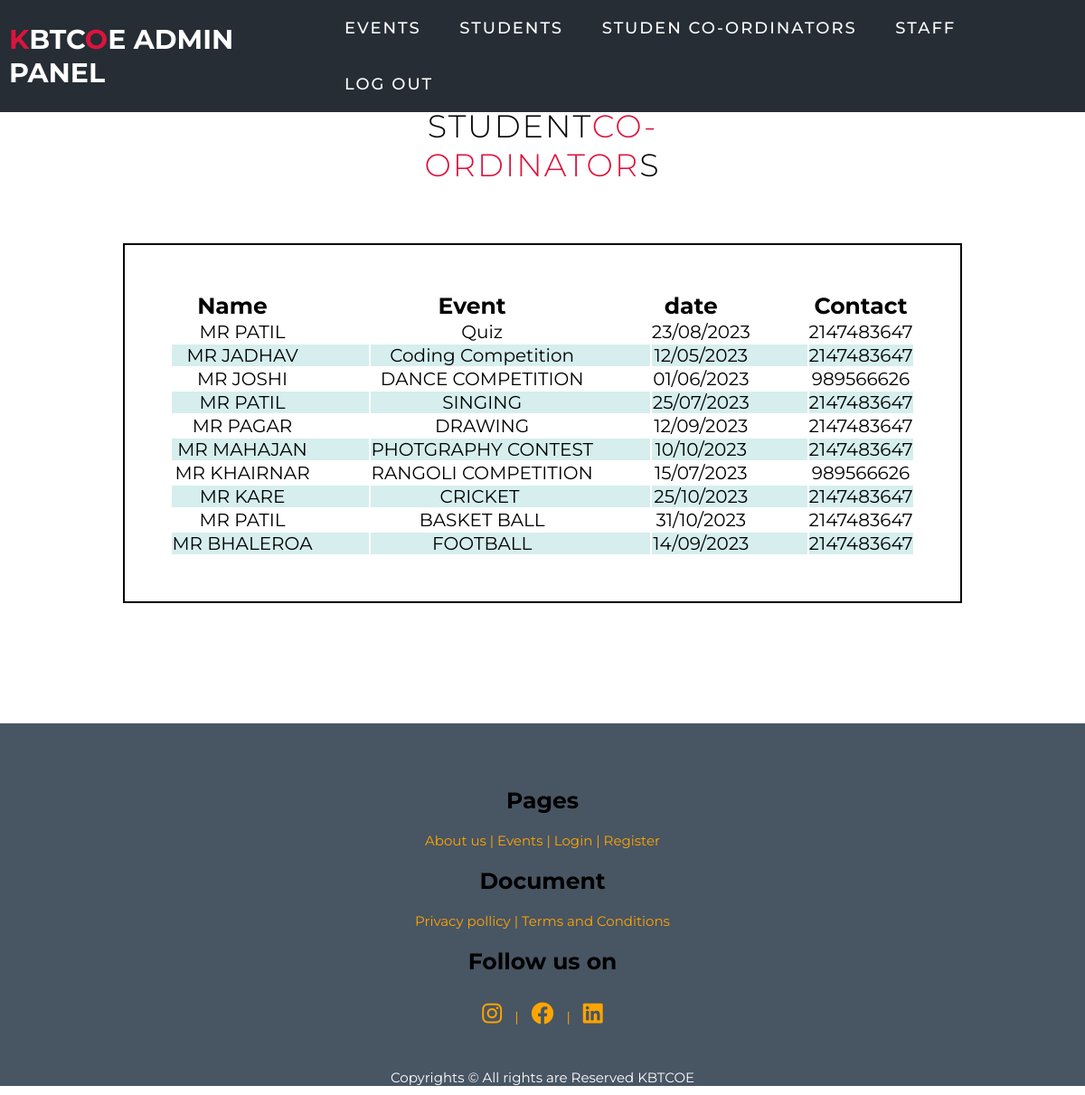
The app's page /admin/staff.php with its own data.
### tables this page shows
CREATE TABLE `event` (
  `event_id` int(11) NOT NULL,
  `name` varchar(100) NOT NULL,
  `fee` int(11) NOT NULL,
  `sco` varchar(100) NOT NULL,
  `scon` int(11) NOT NULL,
  `staffco` varchar(100) NOT NULL,
  `staffcon` int(11) NOT NULL,
  `date` varchar(255) NOT NULL,
  `img` varchar(100) NOT NULL
);

### config/config.php (called while the page is built)
<?php
$version = time();?>

### admin/staff.php (the view, shortened to what this page needs)
<?php
include('../config/config.php');
include('../connect.php');
?>
<!DOCTYPE html>
<html lang="en">
<head>
    <link rel="stylesheet" href="../style.css?v=<?=$version?>" />
    <link rel="stylesheet" href="https://cdnjs.cloudflare.com/ajax/libs/font-awesome/6.4.0/css/all.min.css"
 />
</head>
<body>
    <section id="header">
        <div class="header container">
            <div class="nav-bar">
                <div class="brand">
                    <a href="#hero">
                        <h1 style="font-size: 3rem; color: white">
                            <span>K</span>BTC<span>O</span>E ADMIN PANEL
                        </h1>
                    </a>
                </div>
                <div class="nav-list">
                    <ul>
                        <li><a href="index.php" data-after="Service">Events</a></li>
                        <li>
                            <a href="student.php" data-after="student data">Students</a>
                        </li>
                        <li>
                            <a href="studco.php" data-after="Co-ordinators">Studen co-ordinators</a>
                        </li>
                        <li><a href="staff.php" data-after="STAFF">Staff</a></li>
                        <li><a href="../index.php" data-after="LOG OUT">Log Out</a></li>
                    </ul>
                </div>
            </div>
        </div>
    </section>
    <section id="events">
        <div class="event container">
            <div class="top">
                <h1 style="font-size: 3.5rem">STUDENT<span>CO-ORDINATOR</span>S</h1>
            </div>
            <div class="items" style="overflow: auto">
                <table style="
              font-size: 2.5rem;
              padding: 50px;
              margin: 5px;
              border: 2px solid black;
            ">
                    <thead style="border: 2px solid black">
                        <tr style="border: 2px solid black">
                            <th>Name&nbsp;&nbsp;&nbsp;&nbsp;&nbsp;&nbsp;&nbsp;&nbsp;&nbsp;&nbsp;&nbsp;&nbsp;</th>
                            <th>Event&nbsp;&nbsp;&nbsp;&nbsp;&nbsp;&nbsp;&nbsp;&nbsp;&nbsp;&nbsp;&nbsp;&nbsp;</th>
                            <th>date&nbsp;&nbsp;&nbsp;&nbsp;&nbsp;&nbsp;&nbsp;&nbsp;&nbsp;&nbsp;&nbsp;&nbsp;</th>
                            <th>Contact</th>
                        </tr>
                    </thead>
                    <tbody>
                        <?php
                $select = "Select * from `event`";
                $result= mysqli_query($con,$select);
                while($r=mysqli_fetch_assoc($result)){
                    $sco =$r['staffco'];
                    $name=$r['name'];
                    $date=$r['date'];
                    $mob =$r['staffcon'];
                    echo "<tr style='font-size: 2rem'>
                        <td>$sco&nbsp;&nbsp;&nbsp;&nbsp;&nbsp;&nbsp;&nbsp;&nbsp;&nbsp;&nbsp;&nbsp;&nbsp;</td>
                        <td>$name&nbsp;&nbsp;&nbsp;&nbsp;&nbsp;&nbsp;&nbsp;&nbsp;&nbsp;&nbsp;&nbsp;&nbsp;</td>
                        <td>$date&nbsp;&nbsp;&nbsp;&nbsp;&nbsp;&nbsp;&nbsp;&nbsp;&nbsp;&nbsp;&nbsp;&nbsp;</td>
                        <td>$mob</td>
                      </tr>";
                }
                ?>
                    </tbody>
                </table>
            </div>
        </div>
    </section>
    <section id="footer">
        <div class="footer">
            <h2>Pages</h2>
            <p>About us | Events | Login | Register</p>
            <h2>Document</h2>
            <p>Privacy pollicy | Terms and Conditions</p>
            <h2>Follow us on</h2>
            <p>
                <a href=""><i class="fa-brands fa-instagram"></i></a> |
                <a href=""><i class="fa-brands fa-facebook"></i></a> |
                <a href=""><i class="fa-brands fa-linkedin"></i></a>
            </p>
            <br />
            <p style="color: white">
                Copyrights &copy; All rights are Reserved KBTCOE
            </p>
        </div>
    </section>
</body>
</html>

### style.css (style rules this page uses)
* { margin: 0; padding: 0; box-sizing: border-box; }
html { font-size: 10px; font-family: 'Montserrat', sans-serif; scroll-behavior: smooth; }
.container { display: flex; width: 100%; min-height: 100vh; justify-content: center; align-items: center; }
a { text-decoration: none; }
span { color: crimson; }
#header { position: fixed; z-index: 1000; left: 0; top: 0; width: 100vw; height: auto; }
#header .header { min-height: 8vh; background-color: rgba(31, 30, 30, 0.24); transition: 0.3s ease background-color; }
#header .nav-bar { display: flex; align-items: center; justify-content: space-between; width: 100%; height: 100%; max-width: 1300px; padding: 0 10px; }
#header .nav-list ul { list-style: none; position: absolute; background-color: rgb(31, 30, 30); width: 100vw; height: 100vh; left: 100%; top: 0; display: flex; flex-direction: column; justify-content: center; align-items: center; z-index: 1; overflow-x: hidden; transition: 0.5s ease left; }
#header .nav-list ul a { font-size: 2.5rem; font-weight: 500; letter-spacing: 0.2rem; text-decoration: none; color: white; text-transform: uppercase; padding: 20px; display: block; }
#header .nav-list ul a::after { content: attr(data-after); position: absolute; top: 50%; left: 50%; transform: translate(-50%, -50%) scale(0); color: rgba(240, 248, 255, 0.021); font-size: 13rem; letter-spacing: 50px; z-index: -1; transition: 0.3s ease letter-spacing; }
#events .event { flex-direction: column; text-align: center; max-width: 1500px; margin: 0 auto; padding: 100px 0; overflow: hidden; }
#events h1 { font-size: 7rem; max-width: 500px; margin: 0 auto; letter-spacing: 0.2rem; text-align: center; font-weight: 300; }
#events .items { display: flex; flex-wrap: wrap; justify-content:center; margin-top:50px; margin: 10px 5%; overflow: hidden; }
#events .top { margin-bottom: 50px; }
#footer { background-color: #485563; }
.footer { padding-top: 50px; align-items: center; text-align: center; font-size: 1.5rem; }
#footer p { margin: 10px; font-size: 15px;color: orange; }
#footer h2 { margin: 20px; font-size: 25px; }
#footer p i { font-size: 2.5rem; margin: 10px;color: orange; }
@media only screen and (min-width: 1200px) { #header .nav-list ul { position: initial; display: block; height: auto; width: fit-content; background-color: transparent; } }
@media only screen and (min-width: 1200px) { #header .nav-list ul li { display: inline-block; } }
@media only screen and (min-width: 1200px) { #header .nav-list ul li a { font-size: 1.8rem; } }
@media only screen and (min-width: 1200px) { #header .nav-list ul a:after { display: none; } }

### admin/staff.php (style rules this page uses)
#header { background-color: rgb(41, 50, 60); }
tr:nth-child(even) { background-color: #d6eeee; }
table { margin: 20px; padding: 10px; }

### records on screen
event: staffco "MR PATIL", name "Quiz", date "23/08/2023", staffcon "2147483647"
event: staffco "MR JADHAV", name "Coding Competition", date "12/05/2023", staffcon "2147483647"
event: staffco "MR JOSHI", name "DANCE COMPETITION", date "01/06/2023", staffcon "989566626"
event: staffco "MR PATIL", name "SINGING", date "25/07/2023", staffcon "2147483647"
event: staffco "MR PAGAR", name "DRAWING", date "12/09/2023", staffcon "2147483647"
event: staffco "MR MAHAJAN", name "PHOTGRAPHY CONTEST", date "10/10/2023", staffcon "2147483647"
event: staffco "MR KHAIRNAR", name "RANGOLI COMPETITION", date "15/07/2023", staffcon "989566626"
event: staffco "MR KARE", name "CRICKET", date "25/10/2023", staffcon "2147483647"
event: staffco "MR PATIL", name "BASKET BALL", date "31/10/2023", staffcon "2147483647"
event: staffco "MR BHALEROA", name "FOOTBALL", date "14/09/2023", staffcon "2147483647"
